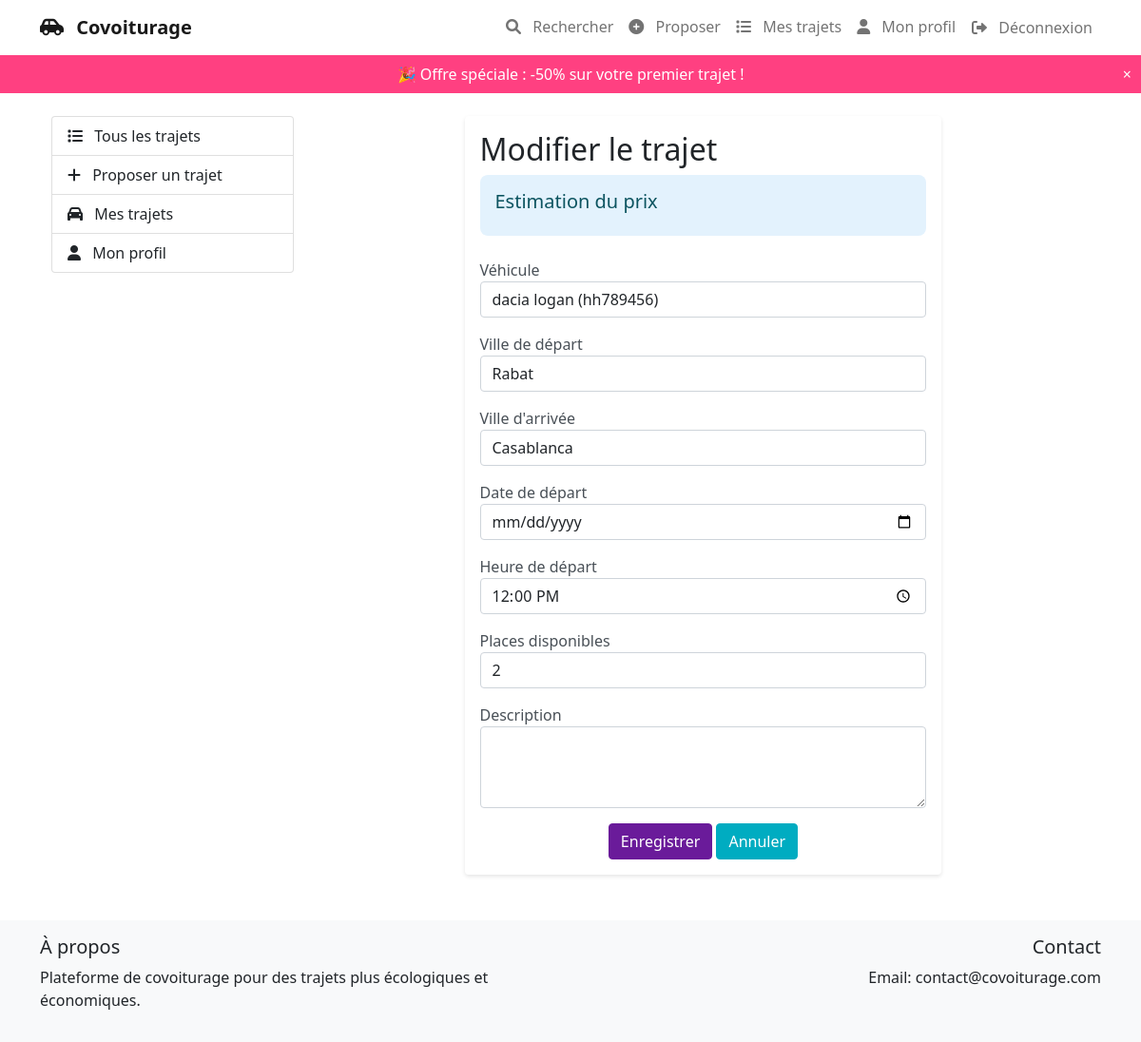
The page /3/edit/ (signed in) on the database its author committed.
### rides/models.py (models this page shows, shortened)
class Ride(models.Model):
    STATUS_CHOICES = [
        ('draft', 'Brouillon'),
        ('pending', 'En attente de validation'),
        ('confirmed', 'Validé'),
        ('in_progress', 'En cours'),
        ('completed', 'Terminé'),
        ('cancelled', 'Annulé'),
    ]
    driver = models.ForeignKey(User, on_delete=models.CASCADE, related_name='rides_as_driver')
    vehicle = models.ForeignKey(Vehicle, on_delete=models.SET_NULL, null=True)
    departure_city = models.CharField(max_length=100)
    arrival_city = models.CharField(max_length=100)
    departure_date = models.DateField()
    departure_time = models.TimeField()
    price = models.DecimalField(max_digits=8, decimal_places=2)
    distance_km = models.DecimalField(
        max_digits=8,
        decimal_places=2,
        null=True,
        help_text="Distance en kilomètres"
    )
    driver_profit = models.DecimalField(
        max_digits=8,
        decimal_places=2,
        null=True,
        help_text="Part du conducteur"
    )
    admin_profit = models.DecimalField(
        max_digits=8,
        decimal_places=2,
        null=True,
        help_text="Part de l'administrateur"
    )
    available_seats = models.IntegerField(validators=[MinValueValidator(1)])
    description = models.TextField(blank=True)
    status = models.CharField(max_length=20, choices=STATUS_CHOICES, default='draft')
    created_at = models.DateTimeField(auto_now_add=True)
    updated_at = models.DateTimeField(auto_now=True)

### rides/views.py (the view)
# urls.py: path('<int:pk>/edit/', views.ride_edit, name='ride_edit'),
@login_required
def ride_edit(request, pk):
    ride = get_object_or_404(Ride, pk=pk)
    if ride.driver != request.user:
        messages.error(request, 'Vous n\'êtes pas autorisé à modifier ce trajet.')
        return redirect('rides:ride_detail', pk=pk)
    if request.method == 'POST':
        form = RideForm(request.POST, instance=ride)
        if form.is_valid():
            form.save()
            messages.success(request, 'Le trajet a été modifié avec succès !')
            return redirect('rides:ride_detail', pk=pk)
    else:
        form = RideForm(instance=ride)
    return render(request, 'rides/ride_form.html', {
        'form': form,
        'ride': ride,
        'title': 'Modifier le trajet'
    })

### rides/forms.py (shortened to what this page needs)
class RideForm(forms.ModelForm):
    departure_city = forms.ChoiceField(
        choices=[(city, city) for city in MOROCCAN_CITIES],
        widget=forms.Select(attrs={'class': 'form-control select2'})
    )
    arrival_city = forms.ChoiceField(
        choices=[(city, city) for city in MOROCCAN_CITIES],
        widget=forms.Select(attrs={'class': 'form-control select2'})
    )
    class Meta:
        model = Ride
        fields = [
            'vehicle',
            'departure_city',
            'arrival_city',
            'departure_date',
            'departure_time',
            'available_seats',
            'description'
        ]
        widgets = {
            'departure_date': forms.DateInput(attrs={'type': 'date', 'class': 'form-control'}),
            'departure_time': forms.TimeInput(attrs={'type': 'time', 'class': 'form-control'}),
            'available_seats': forms.NumberInput(attrs={'class': 'form-control', 'min': '1'}),
            'description': forms.Textarea(attrs={'class': 'form-control', 'rows': 3}),
            'vehicle': forms.Select(attrs={'class': 'form-control'})
        }

### rides/models.py (called while the page is built)
    def __str__(self):
        return f"{self.brand} {self.model} ({self.license_plate})"

### templates/rides/ride_form.html (shortened to what this page needs)
{% extends 'rides/base_rides.html' %}
{% load crispy_forms_tags %}
{% load static %}
{% block ride_content %}
<div class="container">
    <div class="row justify-content-center">
        <div class="col-md-8">
            <div class="card">
                <div class="card-body">
                    <h2 class="card-title">{% if form.instance.pk %}Modifier le trajet{% else %}Créer un trajet{% endif %}</h2>
                    <form method="post" id="rideForm">
                        <div class="alert alert-info mb-4">
                            <h5>Estimation du prix</h5>
                        </div>
                        <div class="form-group mb-3">
                            <label for="{{ form.vehicle.id_for_label }}">Véhicule</label>
                            {{ form.vehicle }}
                        </div>
                        <div class="form-group mb-3">
                            <label for="{{ form.departure_city.id_for_label }}">Ville de départ</label>
                            {{ form.departure_city }}
                        </div>
                        <div class="form-group mb-3">
                            <label for="{{ form.arrival_city.id_for_label }}">Ville d'arrivée</label>
                            {{ form.arrival_city }}
                        </div>
                        <div class="form-group mb-3">
                            <label for="{{ form.departure_date.id_for_label }}">Date de départ</label>
                            {{ form.departure_date }}
                        </div>
                        <div class="form-group mb-3">
                            <label for="{{ form.departure_time.id_for_label }}">Heure de départ</label>
                            {{ form.departure_time }}
                        </div>
                        <div class="form-group mb-3">
                            <label for="{{ form.available_seats.id_for_label }}">Places disponibles</label>
                            {{ form.available_seats }}
                        </div>
                        <div class="form-group mb-3">
                            <label for="{{ form.description.id_for_label }}">Description</label>
                            {{ form.description }}
                        </div>
                        <div class="text-center">
                            <button type="submit" class="btn btn-primary">Enregistrer</button>
                            <a href="{% url 'rides:ride_list' %}" class="btn btn-secondary">Annuler</a>
                        </div>
                    </form>
                </div>
            </div>
        </div>
    </div>
</div>
{% endblock %}

### static/css/rides.css (style rules this page uses)
.card { box-shadow: 0 2px 4px rgba(0, 0, 0, 0.1); border: none; }
.alert { border: none; border-radius: 8px; }
.alert-info { background-color: #e3f2fd; color: #0c5460; }
.form-group label { font-weight: 500; color: #495057; }

### templates/base.html (style rules this page uses)
.btn-primary { background-color: #6a1b9a; border-color: #6a1b9a; }
.btn-secondary { background-color: #00acc1; border-color: #00acc1; }

### rows shown on the page
Ride: vehicle "dacia logan (hh789456)", departure_city "Rabat", arrival_city "Casablanca", departure_time "12:00:00", available_seats "2"
